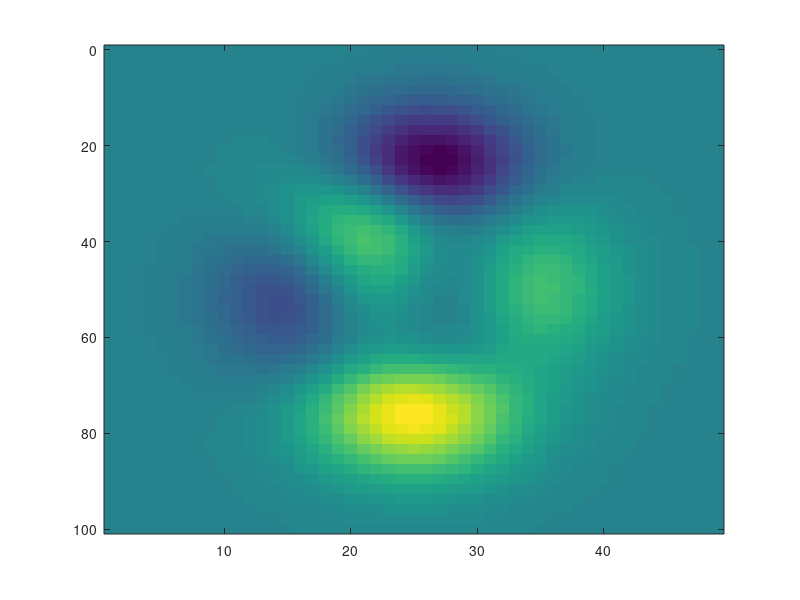

Write the MATLAB code that produced this figure.
function result = test_imagesc_003
result = false;
a = figure;
imagesc(peaks,'ydata',[0,100]);
drawnow;
close(a);
result = true;
